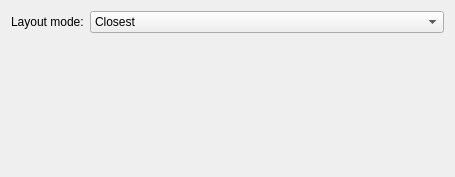
<?xml version="1.0" encoding="UTF-8"?>
<!--
    SPDX-FileCopyrightText: 2021 Vlad Zahorodnii <vlad.zahorodnii@kde.org>

    SPDX-License-Identifier: LGPL-2.1-only OR LGPL-3.0-only OR LicenseRef-KDE-Accepted-LGPL
-->
<ui version="4.0">
 <class>OverviewEffectConfig</class>
 <widget class="QWidget" name="OverviewEffectConfig">
  <property name="geometry">
   <rect>
    <x>0</x>
    <y>0</y>
    <width>455</width>
    <height>177</height>
   </rect>
  </property>
  <layout class="QFormLayout" name="formLayout">
   <item row="0" column="0">
    <widget class="QLabel" name="label_LayoutMode">
     <property name="text">
      <string>Layout mode:</string>
     </property>
    </widget>
   </item>
   <item row="0" column="1">
    <widget class="QComboBox" name="kcfg_LayoutMode">
     <item>
      <property name="text">
       <string>Closest</string>
      </property>
     </item>
     <item>
      <property name="text">
       <string>Kompose</string>
      </property>
     </item>
     <item>
      <property name="text">
       <string>Natural</string>
      </property>
     </item>
    </widget>
   </item>
  </layout>
 </widget>
 <resources/>
 <connections/>
</ui>
